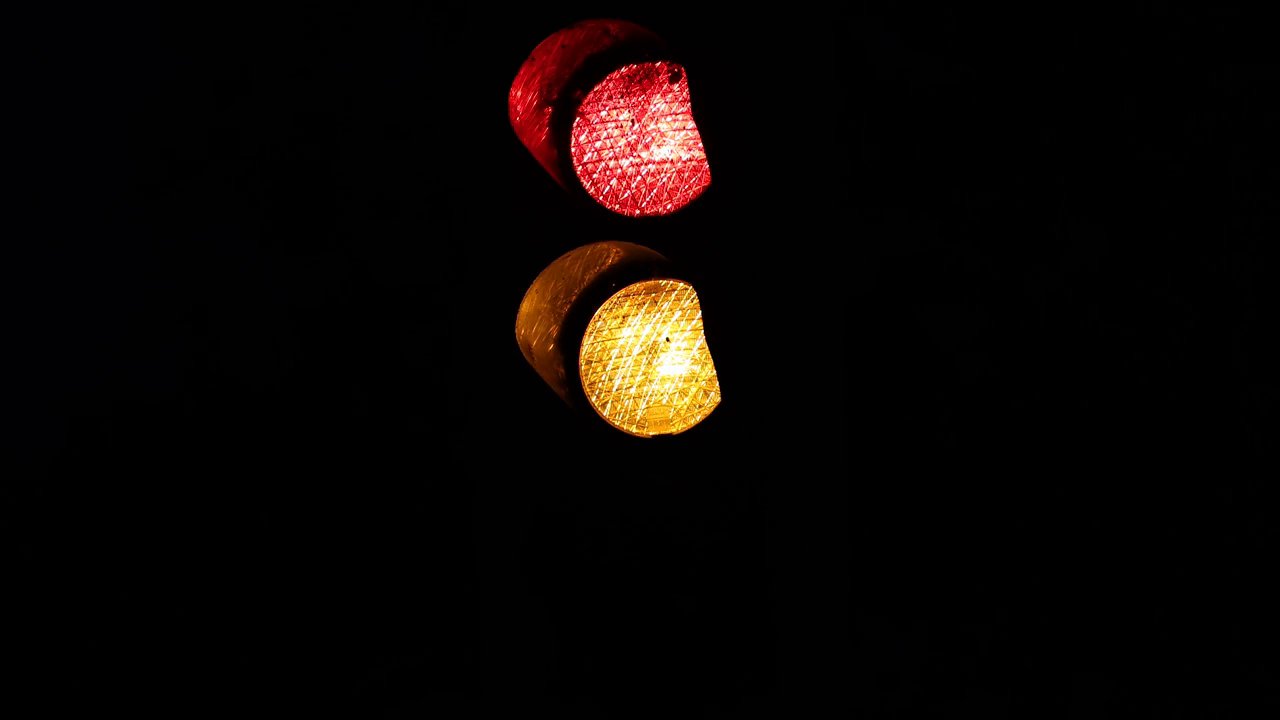
#> input picture frame 22 of traffic_light1.mp4, 1280 x 720 px
$ python traffic_light.py
#> lines starting #> are read from the running program, lines starting #| are printed output that depends on the picture; after the words box and inside, x2 and y2 are one past the last pixel; in counts of white or black regions, pixels touching at a corner belong together
import cv2
import numpy as np
import os
import time

red_low1=np.array([0,160,120])
red_up1=np.array([3,255,255])
red_low2=np.array([177,160,120])
red_up2=np.array([180,255,255])

yellow_low=np.array([20,100,100])
yellow_up=np.array([45,255,255])

green_low=np.array([50,100,100])
green_up=np.array([90,255,255])

cap=cv2.VideoCapture("traffic_light1.mp4")

if not cap.isOpened():
    print("Could not open the video source.")
    exit()

#video writer
fourcc=cv2.VideoWriter_fourcc(*'mp4v') #define codec for video writer
fps=int(cap.get(cv2.CAP_PROP_FPS)) #retrive frames per second
width=int(cap.get(cv2.CAP_PROP_FRAME_WIDTH)) #retrives width of frame
height=int(cap.get(cv2.CAP_PROP_FRAME_HEIGHT)) #retrives height of frame
out=cv2.VideoWriter('output_traffic_light1.mp4',fourcc,fps,(width,height)) #stores the output frames with same dimensions

#accuracy tracking
detec_log={'Red':{'TP':0,'FP':0}, 'Yellow':{'TP':0,'FP':0},'Green':{'TP':0,'FP':0}} #initialises true positives and false positives for each colour
frame_count=0 #count the number of frames processed
start_time=time.time() #records the start time tp calculate total processing time later

#function for processing frame
def detect_light(mask,colour_label,frame):
    global detec_log,frame_count
    contours,_=cv2.findContours(mask,cv2.RETR_EXTERNAL,cv2.CHAIN_APPROX_SIMPLE) #finds the outer lining of the contour(detected traffic light circle)
    print(f"{colour_label} contours found: {len(contours)}")
    detected=False
    for count in contours: #loops through every contour detected
        area=cv2.contourArea(count) #calculates the area of the detected contour
        if area<50 or area>10000: #size constraint
            detec_log[colour_label]['FP']+=1
            continue
        perimeter=cv2.arcLength(count,True)
        if perimeter==0:
            detec_log[colour_label]['FP']+=1
            continue
        circularity=4*np.pi*(area/(perimeter**2)) #calculates roundness of the contour
        if circularity <0.5:
            detec_log[colour_label]['FP']+=1
            continue
        x,y,w,h=cv2.boundingRect(count) #getting coordinates for rectangular bounding box

        roi_red    = cv2.countNonZero(mask_red[y:y+h, x:x+w])
        roi_yellow = cv2.countNonZero(mask_yellow[y:y+h, x:x+w])
        roi_green  = cv2.countNonZero(mask_green[y:y+h, x:x+w])

        if roi_red > roi_yellow and roi_red > roi_green:
            label = "Red"
        elif roi_yellow > roi_green:
            label = "Yellow"
        else:
            label = "Green"

        cv2.rectangle(frame,(x,y),(x+w,y+h),(0,255,0),2)
        cv2.putText(frame,label,(x,y-10),cv2.FONT_HERSHEY_SIMPLEX,0.9,(0,255,0),2) #annotation specifications
        detec_log[label]['TP'] += 1
        detected=True
    if detected:
        detec_log[colour_label]['TP']+=1 #increments the number of detected contour for that colour(assuming only true positives)
    return frame #returns the annotaed frame


while True:
    ret,frame=cap.read() #return is true if frame is read successfully
#> frame is the input picture: shape (720, 1280, 3); mean B, G, R 3.8, 5.8, 10.7
    if not ret:
        break

    frame_count+=1
    hsv=cv2.cvtColor(frame,cv2.COLOR_BGR2HSV) #converting frame from default BGR to HSV colour space
#> hsv: shape (720, 1280, 3); mean H, S, V 15.6, 37.6, 10.8

    #binary masks
    mask_red1=cv2.inRange(hsv,red_low1,red_up1) #creating binary masks for red light
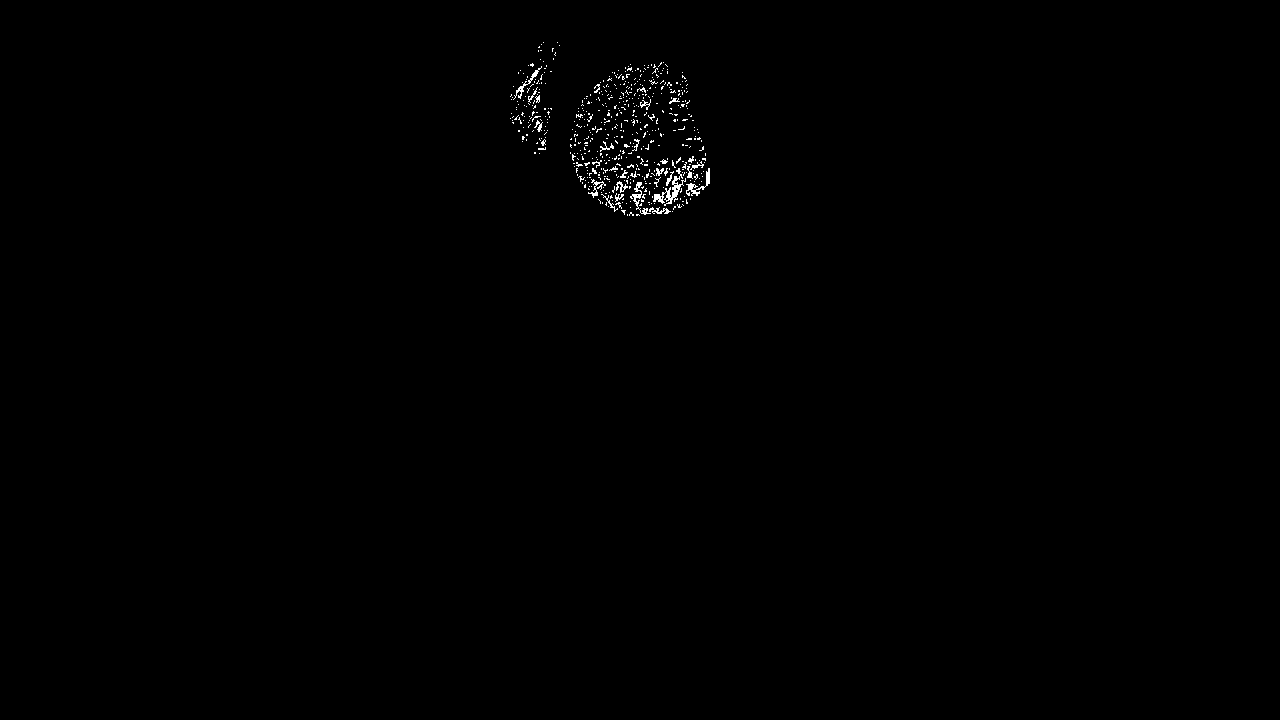
#> mask_red1: shape (720, 1280); 0.37% white in thin lines or dots, all inside (x1, y1, x2, y2) = (510, 42, 710, 216)
    mask_red2=cv2.inRange(hsv,red_low2,red_up2)
#> mask_red2: shape (720, 1280); 0.85% white; 125 white regions (101 under 20 px), largest, box (x1, y1, x2, y2) and area: (509, 35, 564, 160) 2330, (572, 62, 676, 144) 2224, (571, 144, 668, 217) 1257
    mask_red=cv2.bitwise_or(mask_red1,mask_red2) #using bitwise or since red has two ranges
#> mask_red: shape (720, 1280); 1.2% white; 107 white regions (89 under 20 px), largest, box (x1, y1, x2, y2) and area: (570, 62, 711, 217) 7432, (509, 35, 564, 160) 2846, (624, 136, 640, 158) 131

    #add noise reduction
    mask_red = cv2.erode(mask_red, np.ones((5, 5), np.uint8), iterations=1)
#> mask_red: shape (720, 1280); 0.24% white; 49 white regions (38 under 20 px), largest, box (x1, y1, x2, y2) and area: (511, 52, 552, 152) 1580, (637, 79, 655, 93) 79, (629, 195, 638, 212) 74
    mask_red = cv2.dilate(mask_red, np.ones((5, 5), np.uint8), iterations=1)
#> mask_red: shape (720, 1280); 0.59% white; 32 white regions, largest, box (x1, y1, x2, y2) and area: (509, 50, 554, 154) 2524, (612, 67, 659, 97) 633, (620, 188, 641, 214) 300

    mask_yellow=cv2.inRange(hsv,yellow_low,yellow_up) #creating binary masks for yellow light
#> mask_yellow: shape (720, 1280); 0.98% white; 76 white regions (72 under 20 px), largest, box (x1, y1, x2, y2) and area: (582, 288, 720, 434) 8388, (682, 320, 703, 355) 309, (598, 303, 612, 313) 32, (581, 360, 586, 370) 22
    mask_yellow = cv2.erode(mask_yellow, np.ones((5, 5), np.uint8), iterations=1)
#> mask_yellow: shape (720, 1280); 0.18% white; 51 white regions (39 under 20 px), largest, box (x1, y1, x2, y2) and area: (684, 352, 710, 406) 394, (644, 392, 674, 420) 338, (598, 327, 620, 361) 197
    mask_yellow = cv2.dilate(mask_yellow, np.ones((3, 3), np.uint8), iterations=1)
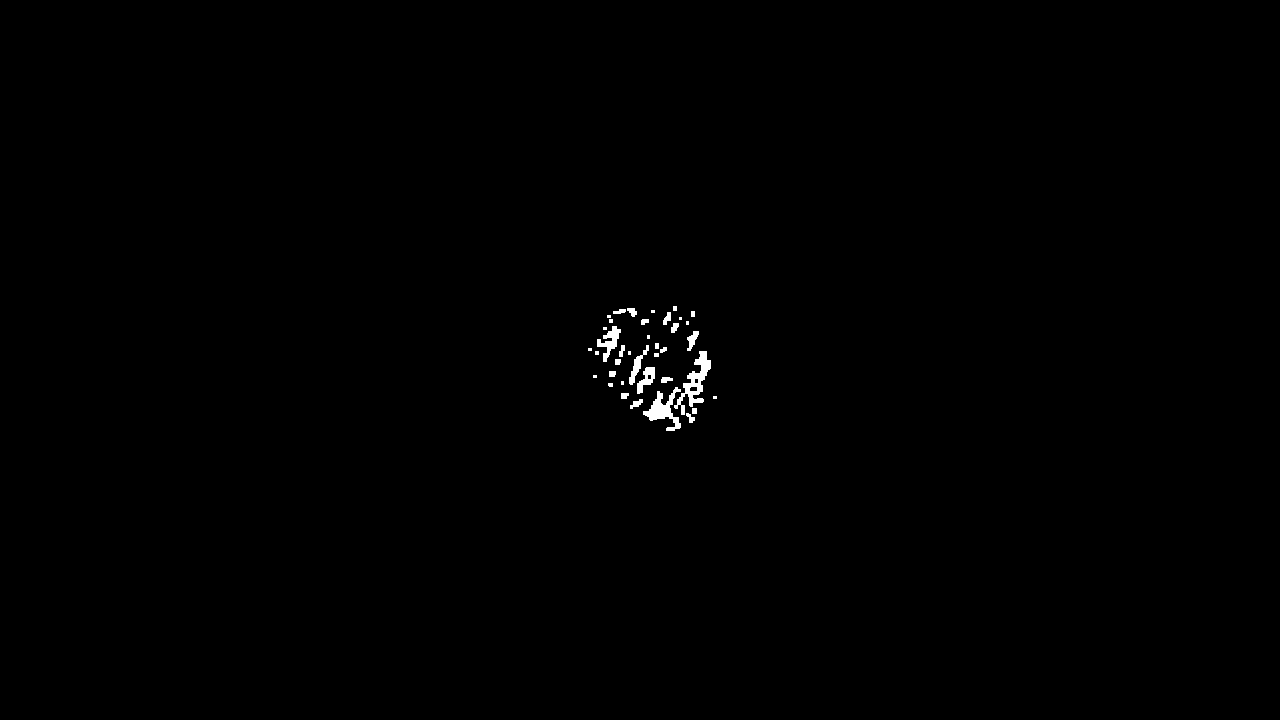
#> mask_yellow: shape (720, 1280); 0.35% white; 38 white regions (14 under 20 px)
    mask_yellow = cv2.bitwise_and(mask_yellow, cv2.bitwise_not(mask_red))
    mask_green=cv2.inRange(hsv,green_low,green_up)#creating binary masks for green light
#> mask_green: shape (720, 1280); every value is 0
    mask_green = cv2.erode(mask_green, np.ones((5, 5), np.uint8), iterations=1)
    mask_green = cv2.dilate(mask_green, np.ones((5, 5), np.uint8), iterations=1)
    mask_green = cv2.bitwise_and(mask_green, cv2.bitwise_not(mask_yellow))

    #pixel counts
    red_pix = cv2.countNonZero(mask_red)
#> red_pix = 5448
    yellow_pix = cv2.countNonZero(mask_yellow)
#> yellow_pix = 3271
    green_pix = cv2.countNonZero(mask_green)
#> green_pix = 0
    print(f"Frame {frame_count}: Red pixels: {red_pix}, Yellow pixels: {yellow_pix}, Green pixels: {green_pix}")
#| Frame 1: Red pixels: 5448, Yellow pixels: 3271, Green pixels: 0
    #detect lights and annotate
    frame=detect_light(mask_red,"Red",frame)
#> in detect_light, `contours,_=cv2.findContours(mask,cv2.RETR_EXTERNAL,cv2.CHAIN_APPROX_SI..`: contours = 32 contours, 4 with area under 20; largest, box (x1, y1, x2, y2) and area: (509, 50, 554, 154) 2373, (612, 67, 659, 97) 528, (620, 188, 641, 214) 252, (685, 165, 702, 189) 164, (651, 186, 664, 208) 138
#| Red contours found: 32
#> the loop in detect_light, `for count in contours:` made 32 passes
#> (area, perimeter, circularity, x, y, w, h, roi_red) on passes 10, 11, 16, 20, 21, 22, 31: (120, 48.14, 0.651, 666, 185, 14, 15, 143), (65.5, 33.9, 0.716, 646, 182, 11, 10, 84), (82.5, 44.24, 0.53, 703, 168, 7, 18, 105), (64.5, 34.24, 0.691, 576, 151, 7, 13, 82), (56.5, 30.24, 0.776, 582, 117, 8, 10, 72), (63.5, 31.9, 0.784, 637, 108, 10, 10, 79), (85, 36.49, 0.802, 658, 63, 10, 12, 103)
#> after the loop in detect_light, `for count in contours:`:
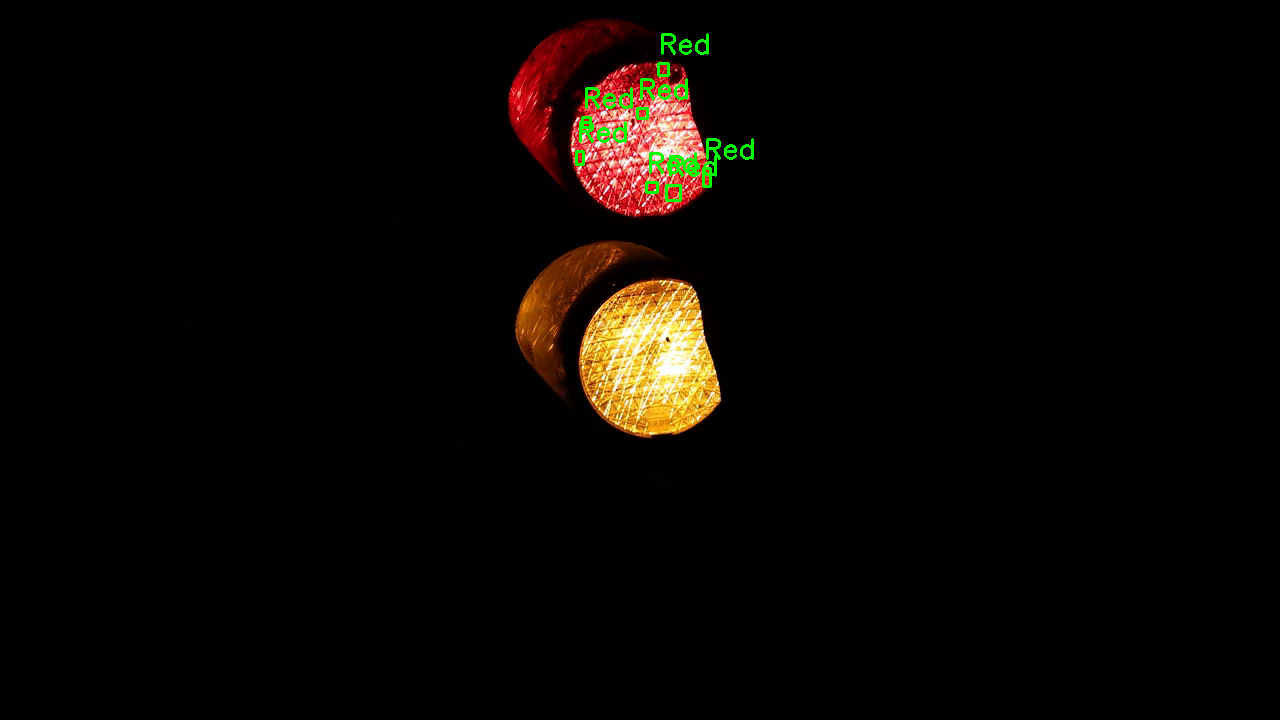
#> frame: shape (720, 1280, 3); 0.42% of pixels changed, all inside (x1, y1, x2, y2) = (575, 33, 754, 202)
#> after the loop in detect_light, `for count in contours:`: detec_log = 3 items
    frame=detect_light(mask_yellow,"Yellow",frame)
#> in detect_light (call 2), `contours,_=cv2.findContours(mask,cv2.RETR_EXTERNAL,cv2.CHAIN_APPROX_SI..`: contours = 38 contours, 19 with area under 20; largest, box (x1, y1, x2, y2) and area: (674, 351, 711, 415) 675, (643, 387, 681, 431) 534, (597, 326, 621, 362) 282, (637, 367, 655, 394) 216, (629, 345, 649, 385) 174
#| Yellow contours found: 38
#> the loop in detect_light (call 2), `for count in contours:` made 38 passes
#> area on passes 1, 3, 5, 9, 11, 13, 21, 27: 33.5, 48.5, 29.5, 39.5, 28.5, 23.5, 32, 42
    frame=detect_light(mask_green,"Green",frame)
#| Green contours found: 0

    #pixel based detection
    state = "None"
    if red_pix > 200:
        state = "Red"
    elif green_pix > 100:
        state = "Green"
    elif yellow_pix > 50:
        state = "Yellow"


    cv2.putText(frame, f"Traffic Light: {state}", (20, 40), cv2.FONT_HERSHEY_SIMPLEX, 1, (255, 255, 255), 2)
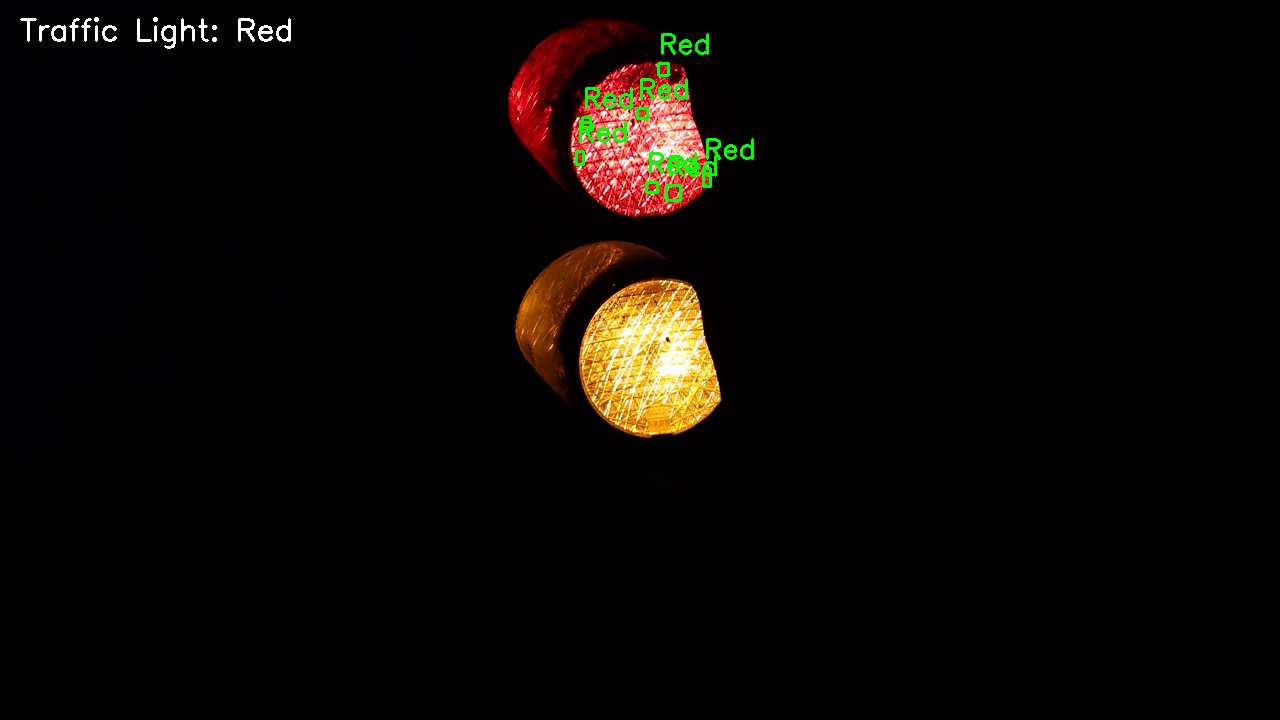
#> frame: shape (720, 1280, 3); 0.2% of pixels changed, all inside (x1, y1, x2, y2) = (20, 17, 291, 49)

    #display and save frame
    cv2.imshow("Mask Red", mask_red)
    cv2.imshow("Mask Yellow", mask_yellow)
    cv2.imshow("Mask Green",mask_green)
    cv2.imshow("Traffic Light Detection ",frame)
    out.write(frame)


    if cv2.waitKey(1) & 0xFF == ord('q'):
#> (key q is pressed here)
        break

    #accuracy report
    end_time=time.time()
    total_time=end_time-start_time
    with open('accuracy_report.txt','w') as f:
        f.write(f"Traffic Light Detection Accuracy Report\n")
        f.write(f"Total Frames Proccessed: {frame_count}\n")
        f.write(f"Total Processing Time: {total_time:.2f}\n")
        f.write(f"FPS: {frame_count/ total_time:.2f}\n")
        for colour in detec_log:
            tp=detec_log[colour]['TP']
            fp=detec_log[colour]['FP']
            total=tp+fp
            precision=tp/(tp+fp) if (total)>0 else 0
            recall=tp/frame_count if frame_count>0 else 0
            f.write(f"{colour}- True Positives: {tp}, False Positives: {fp}, Precison: {precision:.2f}, Recall: {recall:.2f}\n")
    print("Processing complete. Output video saved as 'output_traffic_light.mp4', screenshots saved, and accuracy report saved as 'accuracy_report.txt'.")

cap.release()
cv2.destroyAllWindows()
